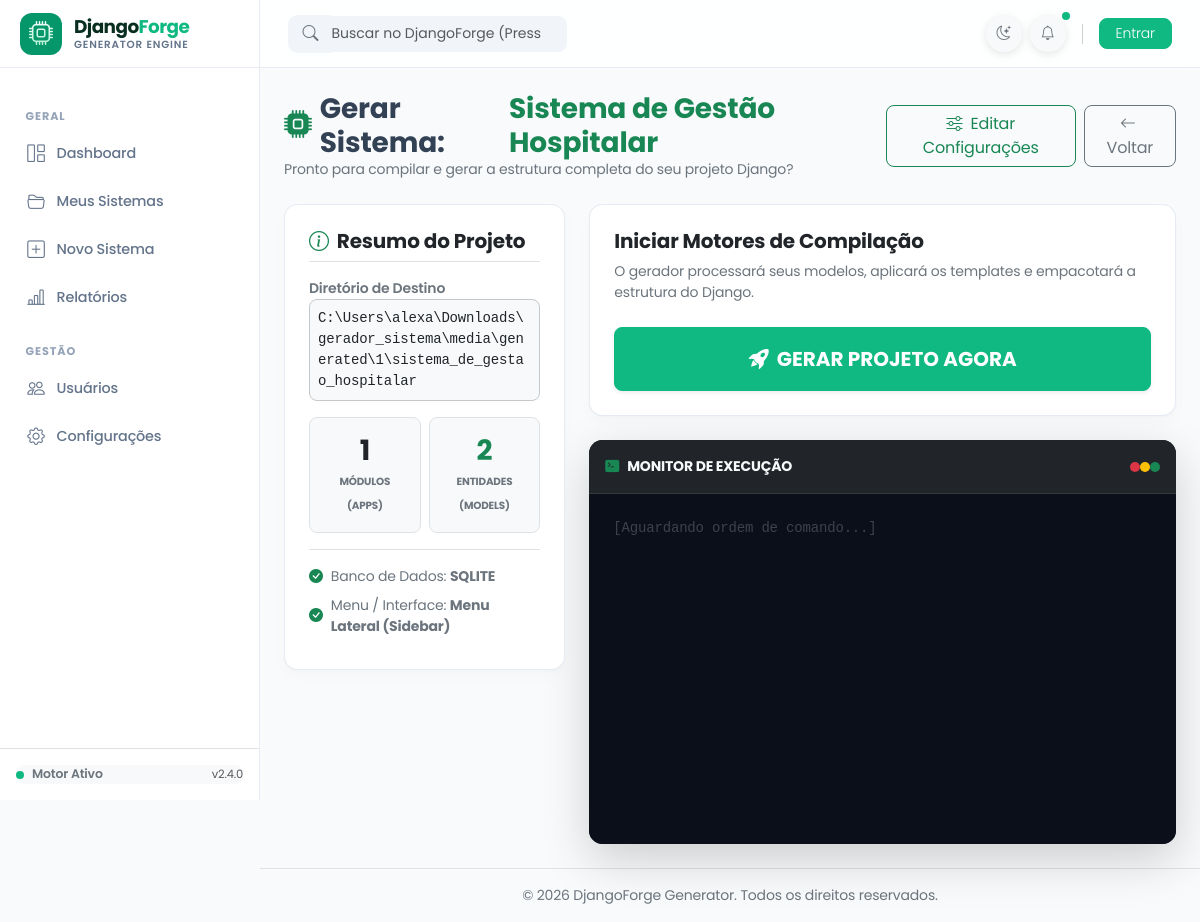
/gerar/1/, run on the app's committed database.
### sistema/models.py (models this page shows, shortened)
class Sistema(models.Model):
    BD_CHOICES = [("sqlite3", "SQLite"), ("postgresql", "PostgreSQL"), ("mysql", "MySQL"), ("sqlserver", "SQL Server"), ("oracle", "Oracle")]
    MENU_CHOICES = [("lateral", "Menu Lateral (Sidebar)"), ("superior", "Menu Superior (Navbar)")]
    usuario = models.ForeignKey(User, on_delete=models.CASCADE)
    nome = models.CharField(max_length=100, unique=True, verbose_name="Nome do Sistema")
    descricao = models.TextField(blank=True, verbose_name="Descrição")
    caminho_geracao = models.CharField(max_length=255, blank=True, verbose_name="Pasta onde gerar o projeto")
    banco_dados = models.CharField(max_length=50, choices=BD_CHOICES, default="sqlite3", verbose_name="Banco de dados")
    tipo_menu = models.CharField(max_length=20, choices=MENU_CHOICES, default="lateral", verbose_name="Estilo do Menu")
    usar_custom_user = models.BooleanField(default=True, verbose_name="Gerar Custom User Model?")
    gerar_api_rest = models.BooleanField(default=False, verbose_name="Configurar Django Rest Framework?")
    gerar_docker = models.BooleanField(default=False, verbose_name="Gerar Dockerfile e docker-compose?")
    usar_auditoria = models.BooleanField(default=False, verbose_name="Usar Auditoria?")
    slug = models.SlugField(max_length=100)
    arquivo_zip = models.FileField(upload_to="sistemas_zip/", null=True, blank=True)
    atualizado_em = models.DateTimeField(auto_now=True)
    class Meta:
        verbose_name = "Sistema"
        verbose_name_plural = "Sistemas"

### sistema/views.py (the view)
# urls.py: path('gerar/<int:pk>/', views.gerar_sistema_view, name='gerar_sistema'),
def gerar_sistema_view(request, pk):
    sistema = get_object_or_404(Sistema, pk=pk)
    total_entidades = Entidade.objects.filter(modulo__sistema=sistema).count()
    context = {
        'sistema': sistema,
        'total_entidades': total_entidades,
    }
    return render(request, 'sistema/gerar_sistema.html', context)

### sistema/templates/sistema/gerar_sistema.html (shortened to what this page needs)
{% extends 'base.html' %}
{% load static %}
{% block content %}
<div class="container-fluid p-0">
  <div class="d-flex flex-column flex-md-row justify-content-between align-items-md-center mb-4 gap-3">
    <div>
      <h3 class="fw-bold m-0 tracking-tight d-flex align-items-center gap-2">
        <i class="bi bi-cpu-fill text-success"></i>
        <span>Gerar Sistema:</span>
        <span class="text-success">{{ sistema.nome }}</span>
      </h3>
      <p class="text-secondary m-0 small">
        Pronto para compilar e gerar a estrutura completa do seu projeto Django?
      </p>
    </div>
    <div class="d-flex gap-2">
      <a href="{% url 'sistema:editar_sistema' sistema.pk %}" class="btn btn-outline-success rounded-3 px-3">
        <i class="bi bi-sliders me-1"></i> Editar Configurações
      </a>
      <a href="{% url 'sistema:lista' %}" class="btn btn-outline-secondary rounded-3 px-3">
        <i class="bi bi-arrow-left me-1"></i> Voltar
      </a>
    </div>
  </div>
  <div class="row g-4">
    <div class="col-lg-4">
      <div class="card card-modern sticky-top" style="top: 85px;">
        <div class="card-body p-4">
          <h5 class="fw-bold mb-3 border-bottom pb-2 d-flex align-items-center gap-2">
            <i class="bi bi-info-circle text-success"></i> Resumo do Projeto
          </h5>
          <div class="mb-3">
            <label class="small text-secondary fw-semibold d-block">Diretório de Destino</label>
            <code class="text-break small text-body bg-body-tertiary p-2 rounded-3 d-block border border-secondary-subtle">
              {{ sistema.caminho_geracao|default:"Geração no pacote .ZIP estático" }}
            </code>
          </div>
          <div class="row g-2 mb-3">
            <div class="col-6">
              <div class="p-3 bg-body-tertiary border rounded-3 text-center">
                <h3 class="fw-bold mb-0 text-body">{{ sistema.modulos.count }}</h3>
                <small class="text-secondary text-uppercase fw-bold" style="font-size: 0.65rem;">Módulos (Apps)</small>
              </div>
            </div>
            <div class="col-6">
              <div class="p-3 bg-body-tertiary border rounded-3 text-center">
                <h3 class="fw-bold mb-0 text-success">{{ total_entidades|default:"0" }}</h3>
                <small class="text-secondary text-uppercase fw-bold" style="font-size: 0.65rem;">Entidades (Models)</small>
              </div>
            </div>
          </div>
          <ul class="list-unstyled small text-secondary mb-0 border-top pt-3">
            <li class="mb-2 d-flex align-items-center gap-2">
              <i class="bi bi-check-circle-fill text-success"></i>
              <span>Banco de Dados: <strong>{{ sistema.get_banco_dados_display|upper }}</strong></span>
            </li>
            <li class="mb-2 d-flex align-items-center gap-2">
              <i class="bi bi-check-circle-fill text-success"></i>
              <span>Menu / Interface: <strong>{{ sistema.get_tipo_menu_display }}</strong></span>
            </li>
          </ul>
        </div>
      </div>
    </div>
    <div class="col-lg-8">
      <div class="card card-modern mb-4">
        <div class="card-body p-4">
          <h5 class="fw-bold mb-2">Iniciar Motores de Compilação</h5>
          <p class="text-secondary small mb-4">
            O gerador processará seus modelos, aplicará os templates e empacotará a estrutura do Django.
          </p>
          <div class="d-grid gap-2">
            <button type="button"
                    id="btn-gerar"
                    onclick="iniciarGeracao({{ sistema.pk }})"
                    class="btn btn-primary btn-lg shadow-sm py-3 fw-bold rounded-3 d-flex align-items-center justify-content-center gap-2">
              <i class="bi bi-rocket-takeoff-fill"></i>
              <span>GERAR PROJETO AGORA</span>
            </button>
          </div>
        </div>
      </div>
      <div class="card card-modern bg-dark border-0 shadow-lg overflow-hidden">
        <div class="card-header bg-dark border-secondary border-opacity-25 py-3 d-flex justify-content-between align-items-center">
          <span class="text-light small fw-bold d-flex align-items-center gap-2">
            <i class="bi bi-terminal-fill text-success"></i> MONITOR DE EXECUÇÃO
          </span>
          <div class="d-flex gap-1.5">
            <div class="bg-danger rounded-circle" style="width: 10px; height: 10px;"></div>
            <div class="bg-warning rounded-circle" style="width: 10px; height: 10px;"></div>
            <div class="bg-success rounded-circle" style="width: 10px; height: 10px;"></div>
          </div>
        </div>
        <div class="card-body p-0">
          <div id="log-monitor"
               style="height:350px; overflow-y:auto; font-family: 'Fira Code', 'Courier New', monospace; font-size:0.875rem; background-color: #0b0f19;"
               class="p-4 text-success">
            <div class="text-secondary opacity-50">[Aguardando ordem de comando...]</div>
          </div>
        </div>
      </div>
    </div>
  </div>
</div>
{% endblock %}

### templates/base.html (style rules this page uses)
:root { --sidebar-width: 260px; --topbar-height: 68px; --app-font: 'Poppins', -apple-system, sans-serif; --django-green-dark: #092e20; --django-green-medium: #0c4b33; --django-emerald: #10b981; --django-emerald-hover: #059669; --django-emerald-light: rgba(16, 185, 129, 0.12); --border-color-light: rgba(226, 232, 240, 0.8); --border-color-dark: rgba(255, 255, 255, 0.08); }
body { font-family: var(--app-font); background-color: #f8fafc; color: #334155; min-height: 100vh; overflow-x: hidden; letter-spacing: -0.011em; }
.btn-primary { background-color: var(--django-emerald); border-color: var(--django-emerald); color: #ffffff; font-weight: 300; }
.card-modern { border: 1px solid var(--border-color-light); border-radius: 0.85rem; box-shadow: 0 1px 3px rgba(0, 0, 0, 0.02), 0 6px 16px rgba(0, 0, 0, 0.02); background: #ffffff; transition: transform 0.2s ease, box-shadow 0.2s ease; }

### data on the page
Sistema: nome "Sistema de Gestão Hospitalar", caminho_geracao "C:\\Users\\alexa\\Downloads\\gerador_sistema\\media\\generated\\1\\sistema_de_gestao_hospitalar", modulos.count "1", banco_dados "SQLITE", tipo_menu "Menu Lateral (Sidebar)"

### other printed values
{{ total_entidades|default:"0" }} "2"
